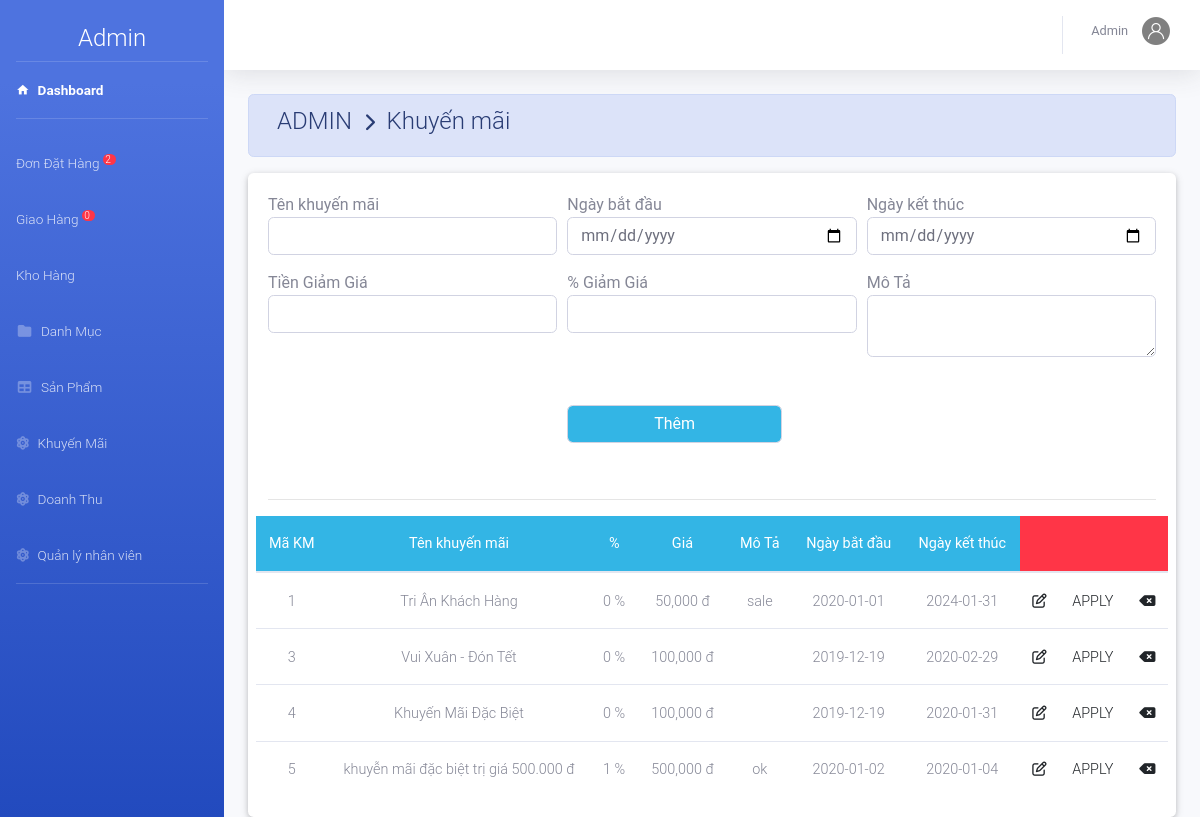
/admin/index.php?action=khuyenmai (signed in), run on the app's committed database.
### tables this page shows
CREATE TABLE `khuyenmai` (
  `MaKM` int(11) NOT NULL,
  `TenKM` varchar(50) DEFAULT NULL,
  `MoTa` varchar(11) DEFAULT NULL,
  `KM_PT` int(5) DEFAULT NULL,
  `TienKM` decimal(10,0) DEFAULT NULL,
  `NgayBD` date DEFAULT NULL,
  `NgayKT` date DEFAULT NULL
);

### public/admin/khuyenmai/khuyenmai.php (the view)
<?php
	$sql="select * from khuyenmai ";
	$rs=mysqli_query($conn,$sql);
?>
		<div class="row">
			<table class="table table-hover m-auto text-center" >
				<thead class="badge-info" style="font-size: 14px;">
					<tr>
						<th>Mã KM</th><th>Tên khuyến mãi</th><th>%</th><th> Giá</th><th>Mô Tả</th><th>Ngày bắt đầu</th><th>Ngày kết thúc </th><th class="badge-danger" colspan="3"></th>
					</tr>
				</thead>
				<tbody  style="font-size: 12px;">
			 <?php $so=0;
				 while ($row=mysqli_fetch_array($rs)) { ?>
					<tr>
						<td><?php echo $row['MaKM']; ?></td>
						<td><?php echo $row['TenKM']; ?></td>
						<td><?php echo $row['KM_PT'].' %'; ?></td>
						<td><?php echo number_format($row['TienKM']).' đ'; ?></td>
						<td><?php echo $row['MoTa']; ?></td>
						<td><?php echo $row['NgayBD']; ?></td>
						<td><?php echo $row['NgayKT']; ?></td>
						<td><a href="index.php?action=khuyenmai&view=sua&makm=<?php echo $row['MaKM']; ?>" ><i class="far fa-edit"></i></a></td>
						<td><a href="index.php?action=khuyenmai&view=apply&makm=<?php echo $row['MaKM']; ?>" >APPLY</a></td>
						<td><a href="khuyenmai/xuly.php?xoa=xoa&makm=<?php echo $row['MaKM']; ?>" ><i class="fas fa-backspace"></i></a></td>
					</tr>
			 <?php	} ?>
				</tbody>
			</table>
		</div>
	</div>
</div>

### data on the page
khuyenmai: MaKM "1", TenKM "Tri Ân Khách Hàng", KM_PT "0", TienKM "50,000", MoTa "sale", NgayBD "2020-01-01", NgayKT "2024-01-31"
khuyenmai: MaKM "3", TenKM "Vui Xuân - Đón Tết", KM_PT "0", TienKM "100,000", NgayBD "2019-12-19", NgayKT "2020-02-29"
khuyenmai: MaKM "4", TenKM "Khuyến Mãi Đặc Biệt", KM_PT "0", TienKM "100,000", NgayBD "2019-12-19", NgayKT "2020-01-31"
khuyenmai: MaKM "5", TenKM "khuyễn mãi đặc biệt trị giá 500.000 đ", KM_PT "1", TienKM "500,000", MoTa "ok", NgayBD "2020-01-02", NgayKT "2020-01-04"

### other printed values
$dem "2"
$dem "0"
$nv['TenNV'] "Admin"
